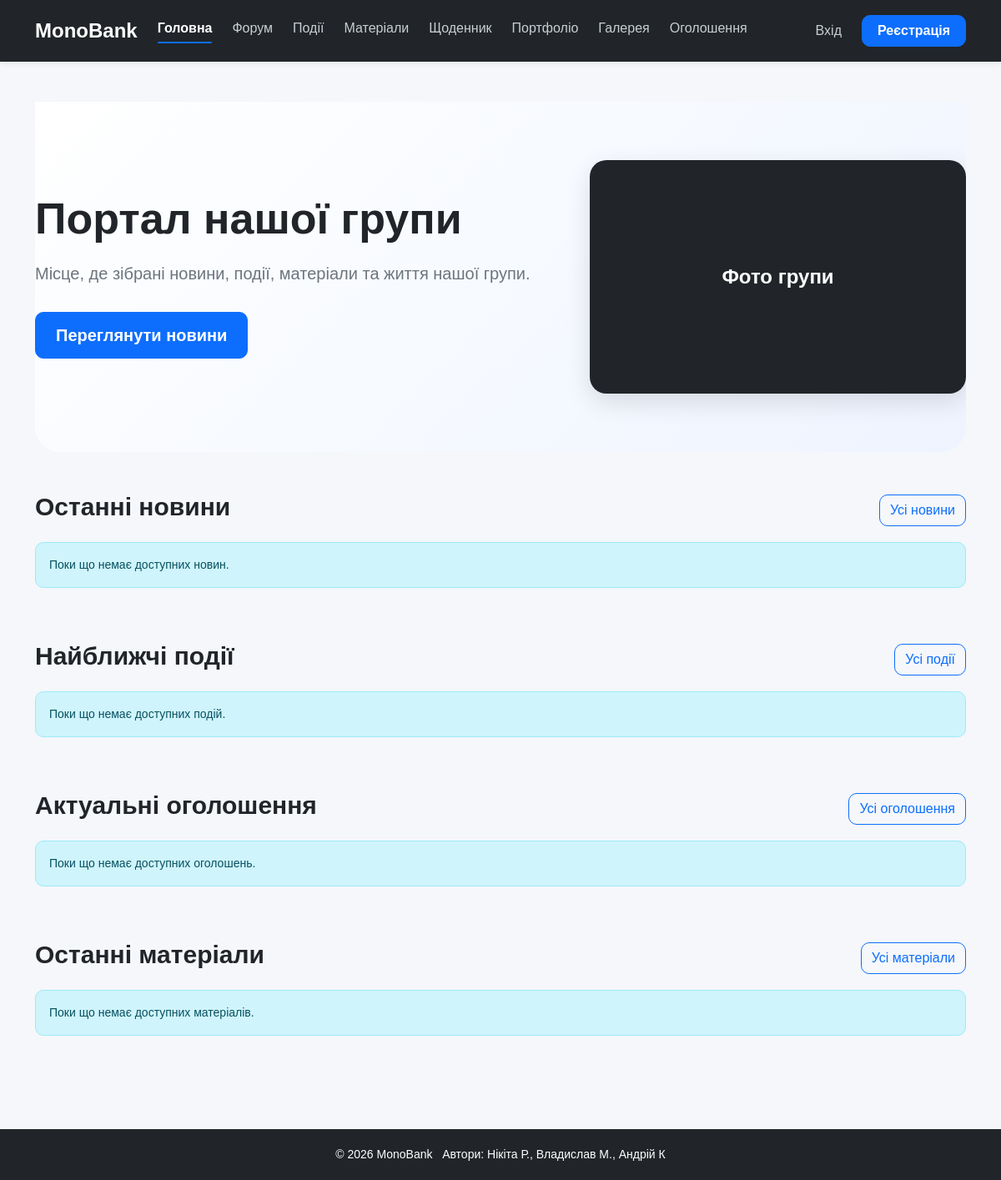
Before: / with the older database file.
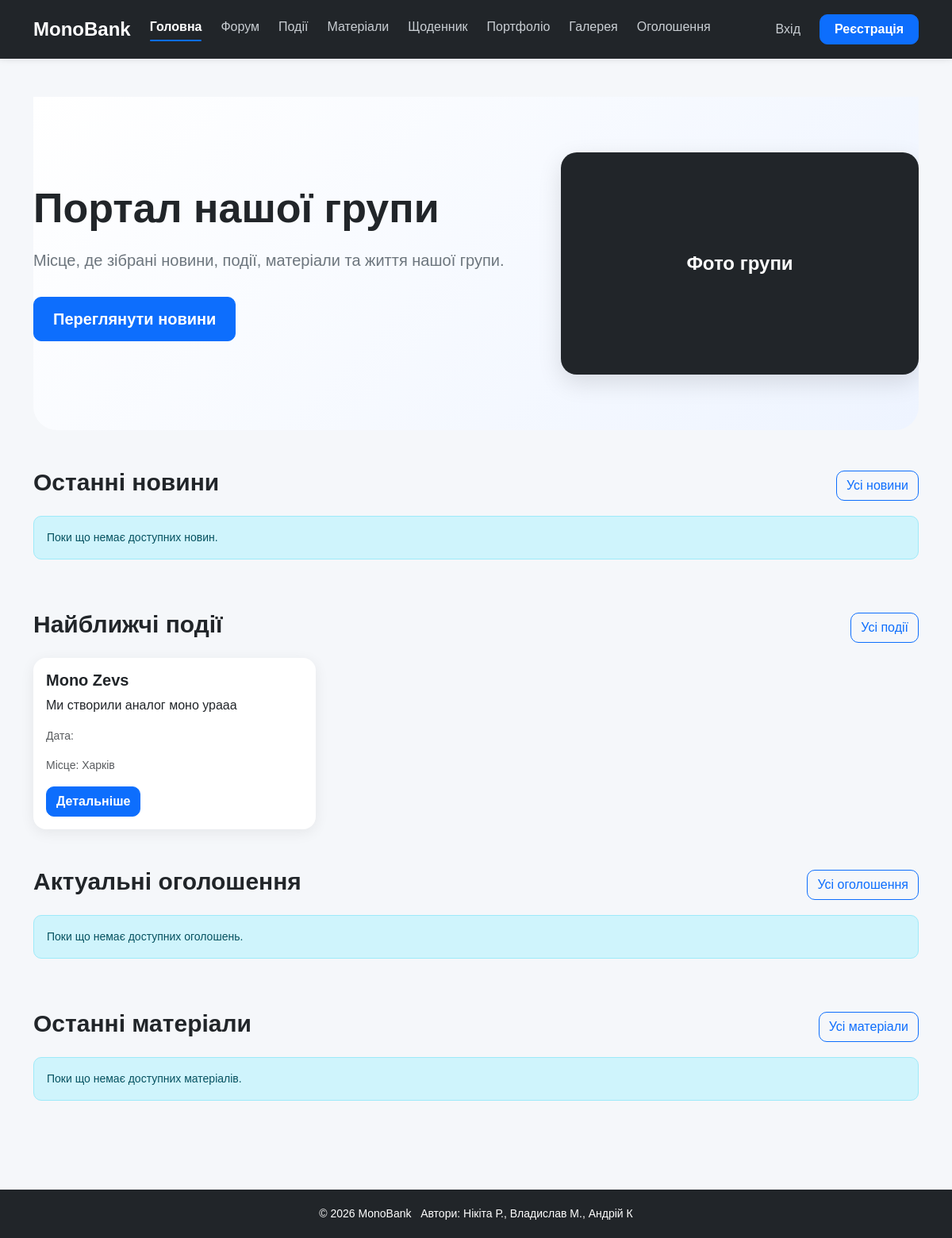
After: the same page with the newer database file.
### events/models.py (models this page shows, shortened)
class Event(models.Model):
    title = models.CharField(
        max_length=200,
        verbose_name='Назва події'
    )
    description = models.TextField(
        verbose_name='Опис'
    )
    start_at = models.DateTimeField(
        verbose_name='Дата та час початку'
    )
    end_at = models.DateTimeField(
        blank=True,
        null=True,
        verbose_name='Дата та час завершення'
    )
    location = models.CharField(
        max_length=255,
        verbose_name='Місце проведення'
    )
    organizer = models.ForeignKey(
        User,
        on_delete=models.SET_NULL,
        null=True,
        blank=True,
        related_name='organized_events',
        verbose_name='Організатор'
    )
    online_url = models.URLField(
        blank=True,
        verbose_name='Посилання на онлайн-подію'
    )
    created_at = models.DateTimeField(
        auto_now_add=True,
        verbose_name='Дата створення'
    )
    updated_at = models.DateTimeField(
        auto_now=True,
        verbose_name='Дата оновлення'
    )
    class Meta:
        ordering = ['start_at']
        verbose_name = 'Подія'
        verbose_name_plural = 'Події'

### core/views.py (the view)
class HomeView(TemplateView):
    template_name = 'core/home.html'
    def get_context_data(self, **kwargs):
        context = super().get_context_data(**kwargs)
        now = timezone.now()
        context['news'] = News.objects.order_by(
            '-created_at'
        )[:3]
        context['events'] = Event.objects.filter(
            start_at__gte=now
        ).order_by(
            'start_at'
        )[:3]
        context['announcements'] = Announcement.objects.order_by(
            '-created_at'
        )[:3]
        context['materials'] = Material.objects.order_by(
            '-created_at'
        )[:3]
        return context

### templates/core/home.html (shortened to what the changed rows need)
{% extends 'base.html' %}
{% block content %}
<div class="container py-5">
    <section class="hero-section mb-5">
        <div class="row align-items-center">
            <div class="col-12 col-lg-7">
                <h1 class="hero-title">
                    Портал нашої групи
                </h1>
            </div>
        </div>
    </section>
    <section class="home-section mb-5">
        <div class="d-flex justify-content-between align-items-center mb-3">
            <h2>
                Останні новини
            </h2>
        </div>
    </section>
    <section class="home-section mb-5">
        <div class="d-flex justify-content-between align-items-center mb-3">
            <h2>
                Найближчі події
            </h2>
        </div>
        <div class="row g-4">
            {% for event in events %}
                <div class="col-12 col-md-6 col-lg-4">
                    <div class="card h-100">
                        <div class="card-body">
                            <h5 class="card-title">
                                {{ event.title }}
                            </h5>
                            <p class="card-text">
                                {{ event.description|truncatewords:20 }}
                            </p>
                            <p class="text-muted">
                                Дата:
                            </p>
                            {% if event.location %}
                                <p class="text-muted">
                                    Місце:
                                    {{ event.location }}
                                </p>
                            {% endif %}
                            <a href="{% url 'event_detail' event.pk %}"
                               class="btn btn-primary">
                                Детальніше
                            </a>
                        </div>
                    </div>
                </div>
            {% empty %}
                <div class="col-12">
                    <div class="alert alert-info">
                        Поки що немає доступних подій.
                    </div>
                </div>
            {% endfor %}
        </div>
    </section>
    <section class="home-section mb-5">
        <div class="d-flex justify-content-between align-items-center mb-3">
            <h2>
                Актуальні оголошення
            </h2>
        </div>
    </section>
    <section class="home-section mb-5">
        <div class="d-flex justify-content-between align-items-center mb-3">
            <h2>
                Останні матеріали
            </h2>
        </div>
    </section>
</div>
{% endblock %}

Changed rows visible on the page:
added Event: title "Mono Zevs", description "Ми створили аналог моно урааа", location "Харків"
Other visible differences:
text no longer shown: "Поки що немає доступних подій."
